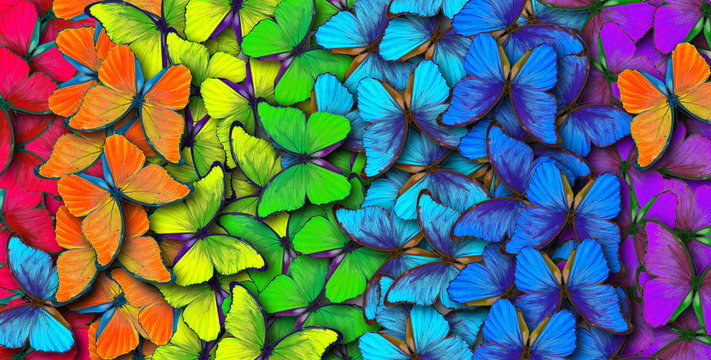
#> input picture img.jpg, 711 x 360 px, given in place of the camera
$ python color_detection_highlighting.py
#> lines starting #> are read from the running program, lines starting #| are printed output that depends on the picture; after the words box and inside, x2 and y2 are one past the last pixel; in counts of white or black regions, pixels touching at a corner belong together
import cv2
import skimage
import plotly
import plotly.express as px
from time import sleep

vid = cv2.VideoCapture(0)
while True:
    flag, img = vid.read()
#> img is the input picture: shape (360, 711, 3); mean B, G, R 99.8, 108.6, 96.1
    if(flag):
        img = cv2.cvtColor(img, cv2.COLOR_BGR2RGB)
        img_p = cv2.subtract(img[:,:,-1], cv2.cvtColor(img, cv2.COLOR_RGB2GRAY))    #To subtract blue plane and grayscale image to get blue color
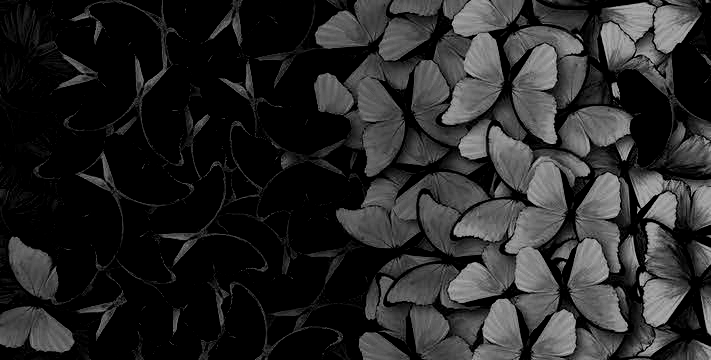
#> img_p: shape (360, 711); min 0, max 192, mean 39
        th, img_p2 = cv2.threshold(img_p, 60, 255, cv2.THRESH_BINARY)  #Implement thresholding
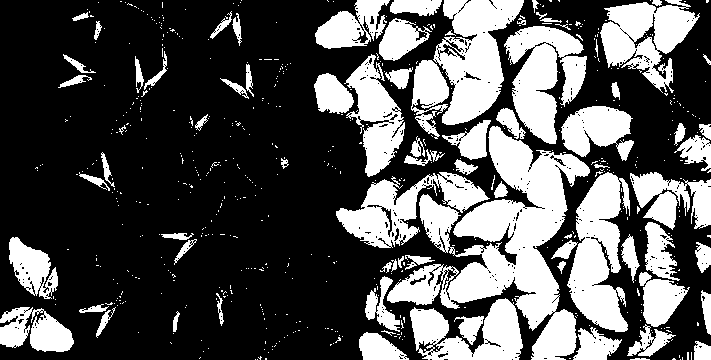
#> img_p2: shape (360, 711); 32.8% white; 603 white regions (522 under 20 px), largest, box (x1, y1, x2, y2) and area: (387, 126, 590, 360) 17215, (433, 0, 524, 125) 6271, (567, 172, 630, 332) 6081

        img_p3 = skimage.morphology.remove_small_objects(img_p2.astype(bool), 10)   #To remove noise from image
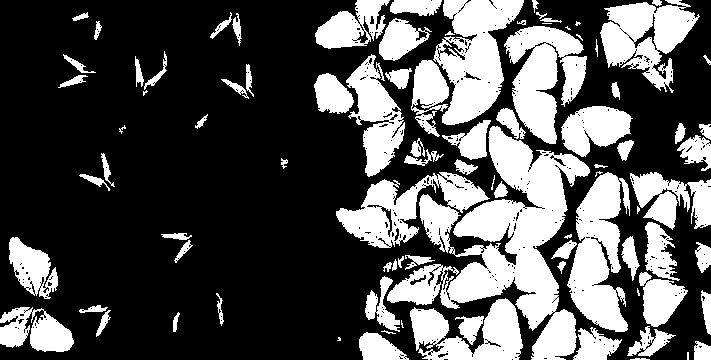
#> img_p3: shape (360, 711) bool; 32.3% white; 92 white regions (11 under 20 px), largest, box (x1, y1, x2, y2) and area: (387, 126, 590, 360) 17183, (433, 0, 524, 125) 6258, (567, 172, 630, 332) 6073
        img_p4 = cv2.dilate(
            img_p3.astype('uint8'),
            cv2.getStructuringElement(
                cv2.MORPH_ELLIPSE,
                (10,10)
            )
        ).astype(bool)  #To draw circle around the badge
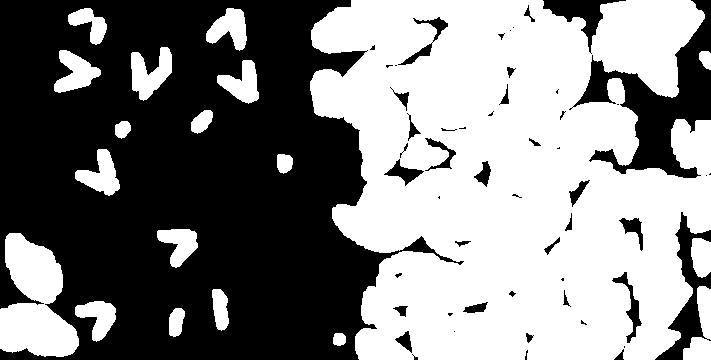
#> img_p4: shape (360, 711) bool; 51.1% white; 53 black regions (24 under 20 px), largest, box (x1, y1, x2, y2) and area: (0, 0, 464, 360) 109526, (569, 0, 711, 178) 8131, (655, 212, 711, 360) 2405
        img_p5 = skimage.morphology.remove_small_holes(img_p4, 180) #To remove holes from image
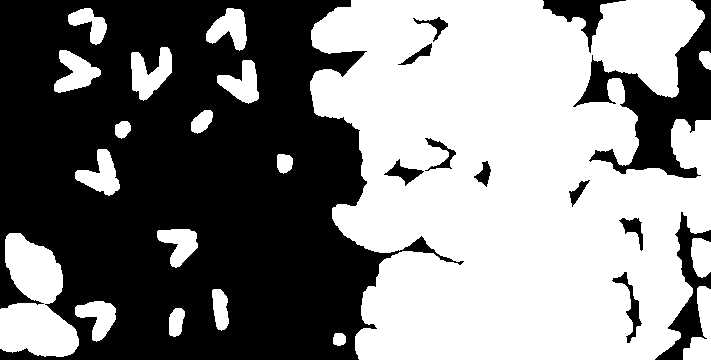
#> img_p5: shape (360, 711) bool; 51.7% white; 12 black regions

        rp = skimage.measure.regionprops(skimage.measure.label(img_p5))
#> rp = 19 regions; largest, box (x1, y1, x2, y2) and area: (310, 0, 711, 360) 114114, (0, 233, 79, 357) 6226, (131, 47, 172, 101) 1277, (683, 286, 711, 360) 1145, (54, 50, 101, 93) 1095
        img_preview = img.copy()

        if len(rp) > 0:
            (y1,x1,y2,x2) = rp[0].bbox
#> y1 = 0; x1 = 310; y2 = 360; x2 = 711
            cv2.rectangle(
                img_preview,
                pt1 = (x1,y1), pt2 = (x2,y2),
                color = (255,255,0),
                thickness = 5
            )
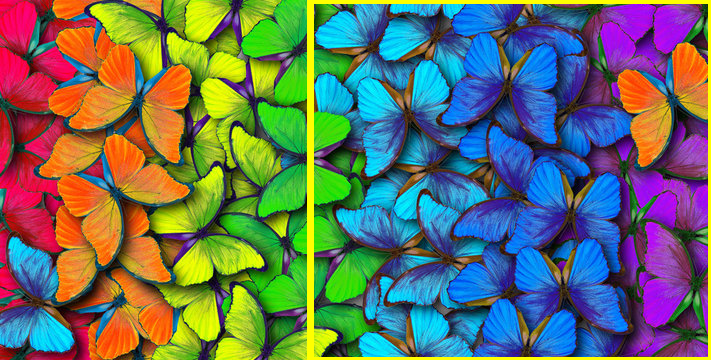
#> img_preview: shape (360, 711, 3); mean R, G, B 100.6, 112, 97.3

        cv2.imshow('Preview', img_preview[:,:,::-1])
        key = cv2.waitKey(1)
#> (key q is pressed here)
        if key == ord('q'):
            break
    else:
        break
    sleep(0.1)
cv2.destroyAllWindows()
vid.release()
del vid
